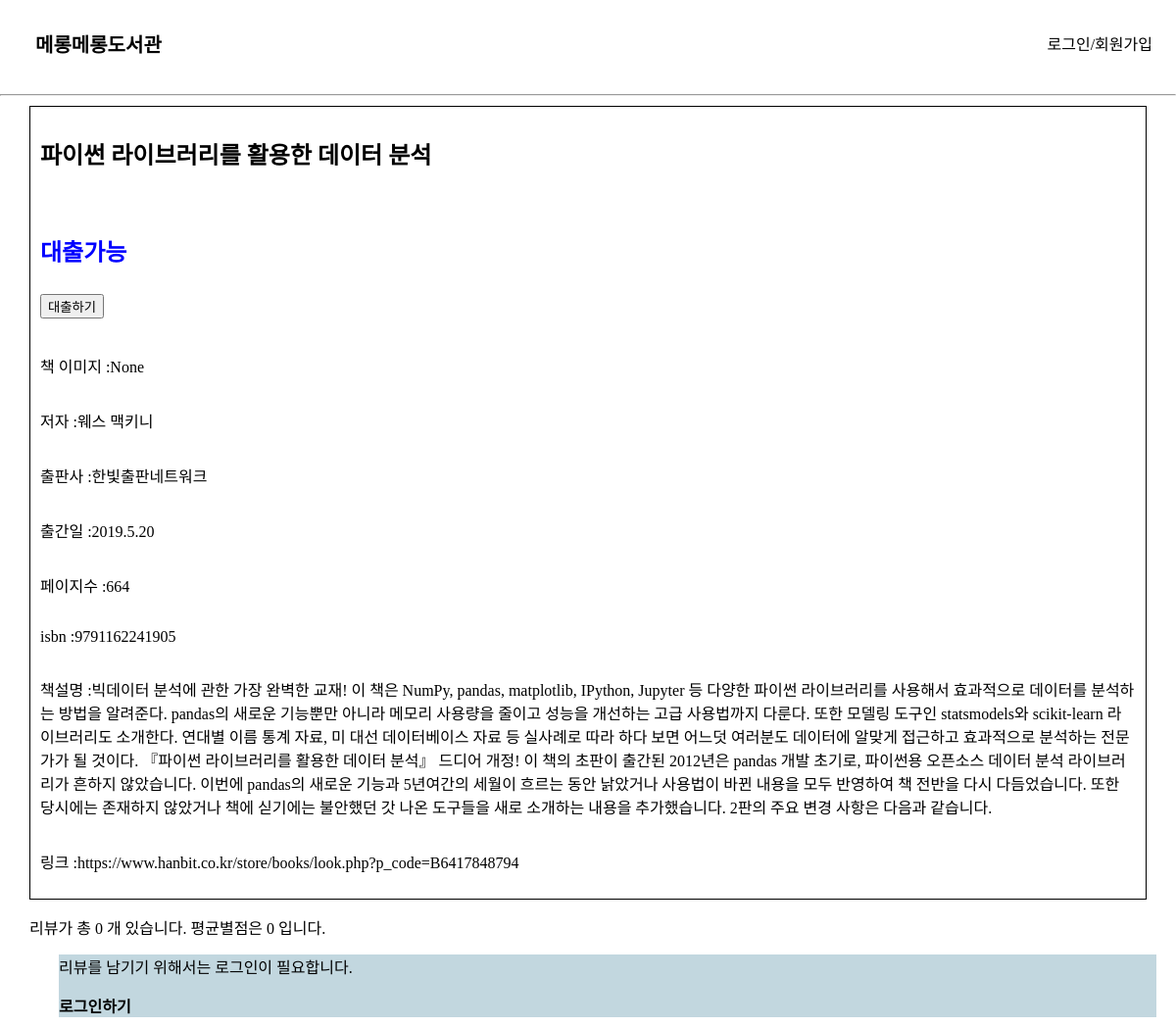
Screenshot of /book_info/30 with the database file from the repository.
### app/models.py (models this page shows, shortened)
class Book(db.Model):
    __tablename__     = 'Book'
    id                = db.Column(db.Integer, primary_key=True, nullable=False, autoincrement=True, unique=True)
    title             = db.Column(db.String(45), nullable=False)
    author            = db.Column(db.String(45))
    publisher         = db.Column(db.String(45))
    publication_date  = db.Column(db.String(45))
    pages             = db.Column(db.Integer)
    isbn              = db.Column(db.String(45))
    registered_date   = db.Column(db.DateTime, default=datetime.utcnow)
    description       = db.Column(db.Text())    # 길이를 정할 수 없는 문자열은 Text를 쓰면 됨
    book_link         = db.Column(db.String(255))
    book_status       = db.Column(db.String(45))   # "1" :대출가능, "0" : 대출중 , "999" : 폐기    -> 선택형 변수에 적합한 데이터타입이 있을까?
    book_img          = db.Column(db.String(45))    # 책 표지만 바뀐 경우, 또는 책이 다르지만 같은 표지를 쓰는 경우가 있기 때문에 이미지 스토리지에서 같은 이미지의 반복을 막기 위해 별도의 책 이미지 식별 용 변수를 넣음
    at_user           = db.Column(db.String(45), default=None)

### app/views/book_api.py (the view)
@book.route('/book_info/<int:book_id>', methods=["GET"])
def book_detail(book_id):
    book_info = Book.query.filter(Book.id == book_id).first()
    book_review = Review.query.filter(Review.isbn == book_info.isbn).all()
    rating_sum, rating_avg = 0, 0
    if book_review :
        for review in book_review:
            rating_sum += review.rating
        rating_avg = round(rating_sum / len(book_review), 1)
    return render_template("book_detail.html", book = book_info, review_list = book_review, rating_avg = rating_avg, review_cnt = len(book_review))

### app/templates/book_detail.html (shortened to what this page needs)
{% extends 'base.html' %}
{% block content %}
<div class="book-detail-info-container">
<h2> {{ book.title }}</h2>
<h2>
    {% if book.book_status == "1" %}
    <p style="color: blue;">대출가능</p>
    <form action="{{ url_for('book.checkout', book_id=book.id) }}" method="post">
        <input class='checkout-btn' type="submit" value="대출하기">
    </form>
    {% else %}
    <p style="color: red;">대출불가</p>
    {% endif %}
</h2>
<p> 책 이미지 :{{ book.book_img }}</p>
<p> 저자 :{{ book.author }}</p>
<p> 출판사 :{{ book.publisher }}</p>
<p> 출간일 :{{ book.publication_date }}</p>
<p> 페이지수 :{{ book.pages }}</p>
<p> isbn :{{ book.isbn }}</p>
<p> 책설명 :{{ book.description }}</p>
<p> 링크 :{{ book.book_link }}</p>
</div>
<div class="review-container">
    <p>리뷰가 총 {{ review_cnt }} 개 있습니다. 평균별점은 {{ rating_avg }} 입니다. </p>
{% if session['login_id'] %}
<h3>리뷰 작성</h3>
<form action="{{ url_for('book.write_review', book_id=book.id) }}" method="post">
    <select name="star">
        <option value="1">1점</option>
        <option value="2">2점</option>
        <option value="3">3점</option>
        <option value="4">4점</option>
        <option value="5">5점</option>
    </select>
    <div class="form-group">
        <label for="review">리뷰</label>
        <input class="form-control" name="review" id="review" placeholder="리뷰를 작성해주세요."></input>
    </div>
    <input class="btn btn-primary" type="submit" value="리뷰 올리기">
</form>
{% else %}
<div class="login-for-review">
<p>리뷰를 남기기 위해서는 로그인이 필요합니다.</p>
<a href="{{ url_for('user.login')}}" style="font-weight: bold;">로그인하기</a>
</div>
</div>
{% endif %}
{% endblock %}

### app/static/style.css (style rules this page uses)
:root { --text-color: black; --background-color: white; --accent-color: grey; }
body { margin: 0; }
a { text-decoration: none; color: var(--text-color); }
.review-container { margin: 10px 10px 10px 30px; flex-wrap: wrap; flex-direction: column; }
.book-detail-info-container { margin: 10px 30px 10px 30px; padding: 10px; display: flex; flex-wrap: wrap; flex-direction: column; border: 1px solid black; }
.login-for-review { margin: 10px 10px 10px 30px; background-color: rgb(194, 215, 223); }

### rows the page displays
Book: title "파이썬 라이브러리를 활용한 데이터 분석", book_img "None", author "웨스 맥키니", publisher "한빛출판네트워크", publication_date "2019.5.20", pages "664", isbn "9791162241905", description "빅데이터 분석에 관한 가장 완벽한 교재! 이 책은 NumPy, pandas, matplotlib, IPython, Jupyter 등 다양한 파이썬 라이브러리를 사용해서 효과적으로 데이터를 분석하는 방법을 알려준다. pandas의 새로운 기능뿐만 아니라 메모리 사용량을 줄이고 성능을 개선하는 고급 사용법까지 다룬다. 또한 모델링 도구인 statsmodels와 scikit-learn 라이브러리도 소개한다. 연대별 이름 통계 자료, 미 대선 데이터베이스 자료 등 실사례로 따라 하다 보면 어느덧 여러분도 데이터에 알맞게 접근하고 효과적으로 분석하는 전문가가 될 것이다. 『파이썬 라이브러리를 활용한 데이터 분석』 드디어 개정! 이 책의 초판이 출간된 2012년은 pandas 개발 초기로, 파이썬용 오픈소스 데이터 분석 라이브러리가 흔하지 않았습니다. 이번에 pandas의 새로운 기능과 5년여간의 세월이 흐르는 동안 낡았거나 사용법이 바뀐 내용을 모두 반영하여 책 전반을 다시 다듬었습니다. 또한 당시에는 존재하지 않았거나 책에 싣기에는 불안했던 갓 나온 도구들을 새로 소개하는 내용을 추가했습니다. 2판의 주요 변경 사항은 다음과 같습니다.", book_link "https://www.hanbit.co.kr/store/books/look.php?p_code=B6417848794"

### other values shown
{{ review_cnt }} "0"
{{ rating_avg }} "0"
